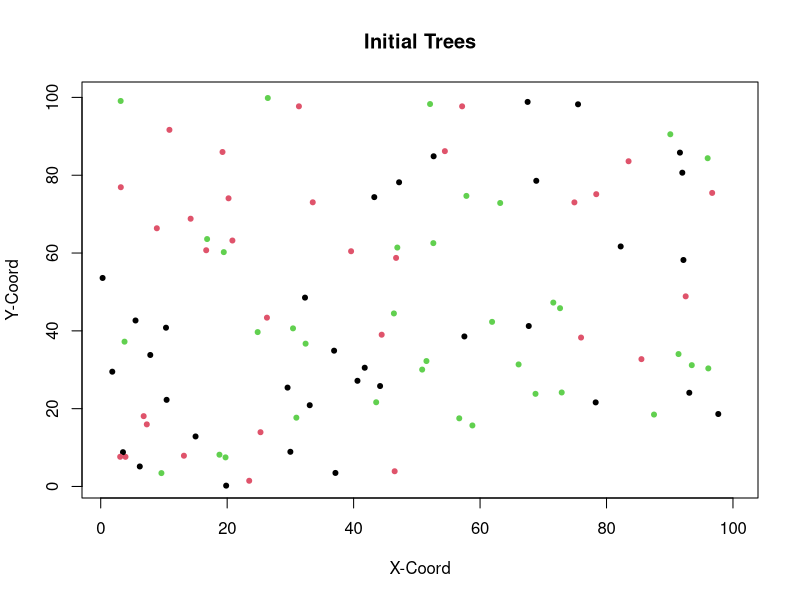

Write R code to recreate this figure. (Note: this script raises an error after producing the figure.)
### Updated with the new carrying capacity equation. Still parameterizing a bit
#Load packages

#Load packages

#Load packages

library(tidyverse) 
library(gridExtra)


### Initialize params ###

# Set up a grid to represent land
#Place individuals on plot
xsize = ysize = 100

numInd = 100
numSpecies = 3
data <-  tibble("ID" = 1:numInd, "age" = 3, 
                 species = sample(numSpecies, numInd, replace = TRUE), "xlocation" = runif(numInd, 0, 100), 
                 "ylocation" = runif(numInd,0,100), "parentalDistance" = 0)

#Ignore:
#sample(150, numInd, replace = TRUE)

herbivores <- data %>%  slice_sample(n = 25) %>% select(-c(ID, age, parentalDistance))
herbivores <- herbivores %>% mutate(ID = 1:nrow(herbivores), age = 0)
plot(data$xlocation, data$ylocation, col = data$species, pch = 20, xlim = c(1,100), ylim = c(1,100),
     xlab = "X-Coord", ylab = "Y-Coord", main = "Initial Trees")



#Set up rates of birth/death/growth etc...
deltaT = 1 #1 year periods of growth
ageChange = deltaT
dispParam = 8 #dispersalParam
DensParam = 0.3 #DensityParamx
# DensParam1 = 2
uniqueSp = unique(data$species)
numYears = 10000



#Carrying Capacity
K= 3500
growthRate = 0.3

#Herbivore initials
HerbDensParam = 4
HerbEffectiveness = 0.84

# Used for summary statistics
speciesPopulation = NULL
herbPop = NULL
agePops = NULL
herbAgePop = NULL
denseSpecies <- NULL

### MAIN LOOP ####


for(t in seq(0, numYears, by = deltaT)){ 
  #grow
  data$age = data$age + deltaT
  herbivores$age = herbivores$age + 1
  
  #disperse seed
  adults <- data[data$age > 3, ]
  seedsPerSpecies <- NULL
  for (i in 1:numSpecies){
    speciesPop = nrow(data[data$species == i,])
    numSeeds <- carryingCapacity(speciesPop, nrow(data), K)
    seedsPerSpecies <- c(seedsPerSpecies, numSeeds)
  }
  Ind = data[1, ]
  babies <- dispersal(adults)
  #survival of seeds
  #babies <- seedPredation(babies, babies$parentalDistance)
  data <- bind_rows(data, babies)
  
  #Background death of adults. Death rate decreases with age
  data <- backgroundDeath(data)
  
  #trees over max age die
  
  countSpecies <- speciesSize(data$species)
  speciesPopulation <-  bind_rows(speciesPopulation, countSpecies)
  
  #Herbivores die
  herbivores <- herbivoreDeath(data, herbivores)
  
  
  #Herbivores reproduce
  newHerbivores <- herbivoreGrowth(data, herbivores)
  herbivores <- bind_rows(herbivores, newHerbivores)
  herbivores <- herbivores[!duplicated(herbivores$xlocation) & !duplicated(herbivores$ylocation),]
  
  #Supplemental
  countHerbs <- speciesSize(herbivores$species)
  herbPop <- bind_rows(herbPop, countHerbs)
  
  #Herbivores damage trees
  data <-  herbivory(data, herbivores)
  
  
  #Supp  functions/Statistics
  ages <- tibble("gen" = t, "babies" = nrow(subset(data, age < 6)), "young" = nrow(subset(data, age >= 6 & age <=20)), "middle aged" = nrow(subset(data, age > 20 &
                                                                                                   age < 50)), 
                 "old" = nrow(subset(data, age >= 50)))
  
  herbAges <- tibble("gen" = t, "babies" = nrow(subset(herbivores, age < 6)), 
                     "young" = nrow(subset(herbivores, age >= 6 & age <=20)),
                     "middle aged" = nrow(subset(herbivores, age > 20 &                                                                                                                                 age < 50)), 
                     "old" = nrow(subset(herbivores, age >= 50)))
  currentDens <- tibble("gen" = t, "num" = speciesDense(data))
  
  denseSpecies <- bind_rows(denseSpecies, currentDens)
  agePops <- bind_rows(agePops, ages)
  herbAgePop <- bind_rows(herbAgePop, herbAges)
  
  #These fucntions plot the trees every generation. I mainly use these when trying to
  #paramterize something so I can see the effects on several generations. Otherwise comment them out
  
  plot(data$xlocation, data$ylocation, col = data$species, pch = 20, xlim = c(1,100), ylim = c(1,100),
       main = "Tree Population Size", ylab = "Count", xlab = "Generation")
  #plot(herbivores$xlocation, herbivores$ylocation, col = herbivores$species, pch = 20, xlim = c(1,100), ylim = c(1,100))
  
  print(t)

}


##### MAIN FUNCTIONS #######

#Carrying Capacity limitis birth rates

carryingCapacity = function(speciesN, totalN, K){
  s = speciesN * growthRate
  popGrowth <- (s*(K-totalN)/K)
  popGrowth <-  ifelse(popGrowth > 0, popGrowth, 0)
  return(popGrowth)
  
}

#Disperse x number of seeds per parent. 

dispersal <- function(Trees){
  babies = NULL
  for(i in 1:numSpecies){
    speciesTree <- Trees[Trees$species == i,]
    if(nrow(speciesTree)> 0){
      #Before running this, we calculate seeds per species using the carrying capacity function
      numBabies <- ceiling(seedsPerSpecies[i])
      #take a random sample of conspecific adult trees to disperse the seeds
      parents <- slice_sample(speciesTree, n = numBabies, replace = TRUE)
      if (nrow(parents)>0){
        for (i in 1:nrow(parents)){
          parent = parents[i,]
          baby = parent[1, ]
          baby$age = as.integer(0)
          baby$ID  = max(data$ID) + i 
          baby$species  =  parent$species
          babyDist = (rnorm(1, mean=0, sd=dispParam))
          r = babyDist * sqrt(runif(1))
          theta = runif(1)*2*pi
          baby$xlocation = ((r*cos(theta)) + parent$xlocation) %% xsize
          baby$ylocation = (((r*sin(theta)) * babyDist) + parent$ylocation) %% ysize
          baby$parentalDistance = abs(r)
          babies <- bind_rows(babies, baby)
        }
      }
      
    }
  }
  return(babies)
}
  



#Natural Background death
backgroundDeath <- function(population){
  living = c()
  probDeath = c()
  for (i in 1:nrow(population)){
    alive <- (runif(1) > 0.01)
    living[i] = alive
  }
  return(population[living,])
}




#### HERBIVORY FUNCTIONS ######


#Herbivory function: herbivores kill trees
herbivory <- function(trees, herbivores){
  deadTrees = NULL
  for (i in 1:nrow(herbivores)){
    indHerbivore = herbivores[i, ]
    infected = data[data$xlocation == indHerbivore$xlocation  & data$ylocation == indHerbivore$ylocation, ]
    probSurv = (((infected$age+1)) / (((indHerbivore$age)+1)*HerbEffectiveness))
    if(probSurv < abs(rnorm(1,mean = 1, sd = 0.2))){
      deadTrees <- bind_rows(deadTrees, infected)
    }
  }
  deadID = deadTrees$ID
  return(subset(trees, !(ID %in% deadID)))
}

herbivoreGrowth <- function(trees, herbivores){
  infectedTrees <- NULL
  for (i in 1:nrow(herbivores)){
    indHerbivore <- herbivores[i, ]
    infectedTree <- subset(trees, xlocation > indHerbivore$xlocation - (HerbDensParam)
                           & xlocation < indHerbivore$xlocation + (HerbDensParam )
                           & ylocation > indHerbivore$ylocation - (HerbDensParam)
                           & ylocation < indHerbivore$ylocation + (HerbDensParam )
                           & species == indHerbivore$species)
    infectedTree <- subset(infectedTree, (xlocation != indHerbivore$xlocation | ylocation != indHerbivore$ylocation))
    infectedTrees <- bind_rows(infectedTrees, infectedTree)
  }
  if(nrow(infectedTrees) > 0){
    newHerbivores <- infectedTrees %>%  select(-c(parentalDistance, ID, age)) %>% 
      mutate(ID = seq(max(herbivores$ID)+1, 
      max(herbivores$ID)+nrow(infectedTrees)), age = 0)
  }else{
    newHerbivores <- NULL
  }
  return(newHerbivores)
}

herbivoreDeath <- function(trees, herbivores){
  dead = NULL
  totalInf = NULL
  for (i in 1:nrow(herbivores)){
    indHerbivore = herbivores[i, ]
    infected = data[data$xlocation == indHerbivore$xlocation  & data$ylocation == indHerbivore$ylocation, ]
    if (nrow(infected) < 1){
      dead <- bind_rows(dead, indHerbivore)
    }
  }
  herbID = dead$ID
  return(subset(herbivores, !(ID %in% herbID)))
}


### SUPPLEMENTAL FUNCTIONS###


#Plot pathogen vs trees
grid.arrange(plotSpecies(speciesPopulation), plotHerbSpecies(herbPop), ncol = 1)

totals <- speciesPopulation %>% mutate(total = (`Species 1` + `Species 2` + `Species 3`))
plot(totals$total, pch = 20, col = "cadetblue3")
#Plot the age distribution over time of trees
agePops1 <-  pivot_longer(agePops, cols = !gen, names_to = "Group", values_to = "Count")
agePopGraph <- ggplot(agePops1, aes(gen, Count, color = Group))+
  geom_line()

herbAgePop1 <-  pivot_longer(herbAgePop, cols = !gen, names_to = "Group", values_to = "Count")
herbAgeGraph <- ggplot(herbAgePop1, aes(gen, Count, color = Group))+
  geom_line()

grid.arrange(agePopGraph, herbAgeGraph, ncol = 1)


#plot adult pop
treesOld <- subset(agePops1, Group == "old")

agePopGraph <- ggplot(treesOld, aes(gen, Count))+
  geom_line()
agePopGraph
#Plot species density
ggplot(data = denseSpecies, aes(x = gen, y= num))+
  geom_line()+
  labs(y = "Population per 5x5",x = "generation", title = "Conspecific density")

#Used to plot population over time
plotSize <- function(popSize){
  popTime <- tibble("gen" = c(1:length(popSize)), "population" = popSize)
  plot(popTime$gen, popTime$population, type = "b", col = "blue")
}

#used to plot average density for a specific parameter
densSize <- function(xlocation, ylocation){
  Densities = NULL
  for (i in seq(0,95, by = 5)){
    popSegment = subset(xlocation, xlocation > i & xlocation < i+5)
    Densities = c(Densities, length(popSegment))
  }
  return(mean(Densities))
}

#Track population of each species
speciesSize <- function(speciesTypes){
  a = speciesTypes[speciesTypes == 1]
  b = speciesTypes[speciesTypes == 2]
  c = speciesTypes[speciesTypes == 3]
  
  df <- tibble("Species 1" = length(a), "Species 2" = length(b), "Species 3" = length(c))
  return(df)
}


#Plot amount of each species
plotSpecies <- function(speciesPopulation){
  speciesPopulation <- add_column(speciesPopulation, gen = 1:nrow(speciesPopulation))
  speciesPopulation <- pivot_longer(speciesPopulation, cols = starts_with("Species"), names_to = "Species",
                             names_prefix = "Species ", values_to = "Count")
  ggplot(data = speciesPopulation, aes(gen, Count, col = Species))+
    geom_point()+
    geom_line()+
    ylim(0, max(speciesPopulation$Count))+
    ylab("Tree Count")
  
}
plotHerbSpecies <- function(speciesPopulation){
  speciesPopulation <- add_column(speciesPopulation, gen = 1:nrow(speciesPopulation))
  speciesPopulation <- pivot_longer(speciesPopulation, cols = starts_with("Species"), names_to = "Species",
                             names_prefix = "Species ", values_to = "Count")
  ggplot(data = speciesPopulation, aes(gen, Count, col = Species))+
    geom_point()+
    geom_line()+
    ylim(0, max(speciesPopulation$Count))+
    ylab("Herbivore Count")
  
}

speciesDense <- function(population){
  totalNeighbors <- tibble("set" = NULL, "neighbors" = NULL)
  for (i in seq(0,100,5)){
      numNeighbors <- nrow(subset(population, species == 1 & xlocation > (i-5) & xlocation <= i
                                  & ylocation > (i-5) & ylocation < (i)))
      currentNeighbors <- tibble("set" = (i/5), "neighbors" = numNeighbors)
      totalNeighbors <- bind_rows(totalNeighbors, currentNeighbors)
  }
  avg = mean(totalNeighbors$neighbors)
  return(avg)
  }
#If want to track pop/dens put this in main loop and recreate variables popSize and avgDens
#Then use plotSize and densSize functions
popSize = c(popSize, nrow(data))
currentDens <- densSize(data$xlocation, data$ylocation)
avgDens <- c(avgDens, currentDens)
